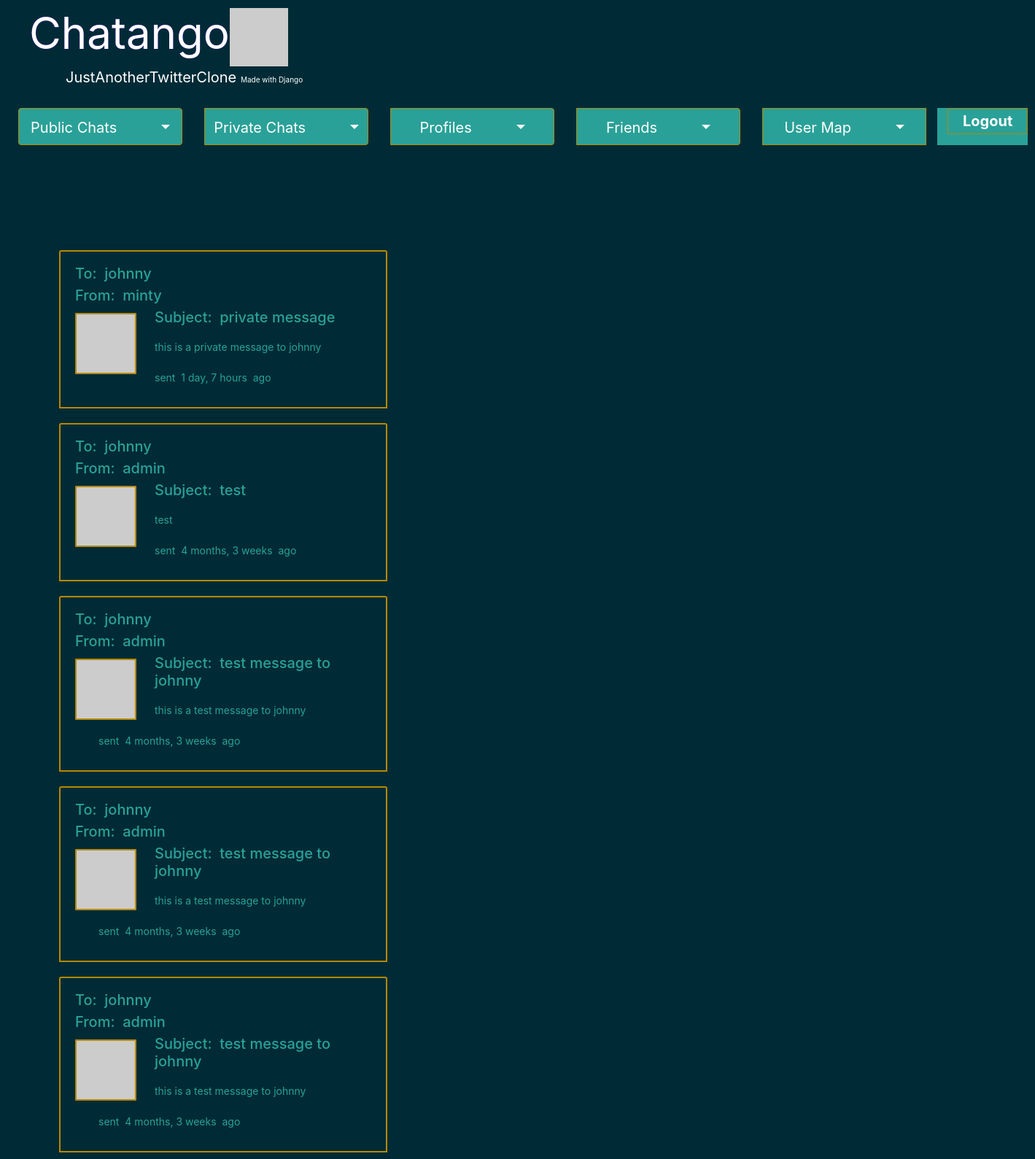
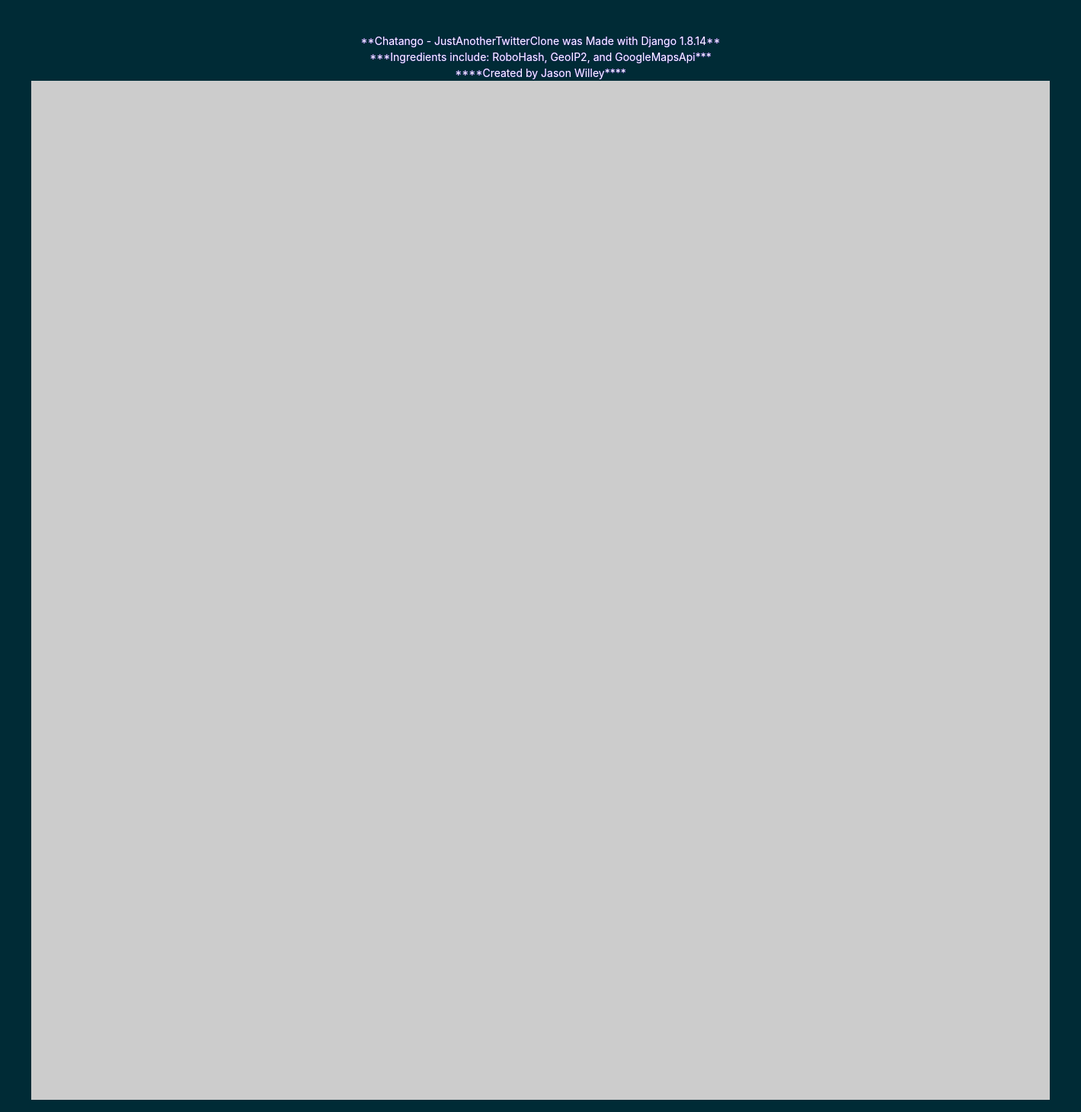
The page /check (signed in) on the database its author committed (2 pictures, top to bottom).
### chats/models.py (models this page shows)
class PrivateSpam(models.Model):
     user = models.ForeignKey(User, related_name="sender", on_delete=models.CASCADE)
     username = models.ForeignKey(User, null=True, related_name="reciever", on_delete=models.CASCADE)
     subject = models.CharField(max_length=50)
     content = content = models.CharField(max_length=140)
     timestamp = models.DateTimeField(auto_now_add=True)
     class Meta:
        ordering = ['-timestamp']

### chats/views.py (the view)
# urls.py: url(r'^check$', 'chats.views.check_private'),
@login_required
def check_private(request):
    user=request.user
    messages = user.reciever.all()
    return render(request,"check.html",{'messages':messages})

### chats/templates/check.html
{% extends "base.html" %}
{% block content %}
<div class="panel left">
  {% for message in messages %}
  <div class="textWrapper">
     <div class="card flex-row flex-wrap">
        <div class="card-header">
          <h5>To: &nbsp{{ message.username }}</h5>
          <h5>From: &nbsp{{ message.user }}</h5>
          <img class="avatar" src='http://www.robohash.org/{{ message.username }}?size=65x65'>
           <h5>Subject: &nbsp{{ message.subject }}</h5>
           <div class="card-block px-2">
              <p class="card-text">{{ message.content }}<br><br>
                 sent &nbsp{{ message.timestamp|timesince }}&nbsp ago
              </p>
           </div>
        </div>
     </div>
  </div>
  {% endfor %}
  </div>
  {% endblock %}

### chats/templates/base.html (style rules this page uses)
body { background-color: #002B36; padding: 0; border-color: #B58900; color: #002B36; }
#content div.wrapper img { border-radius: 1px; float: left; }
#content div.wrapper div.panel { background-color: #002B36; margin: 0; margin-bottom: 29px; margin-left: 25px; font-size: 14px; }
#content div.wrapper div.panel.left { margin-left: 50px; max-width: 400px; }
#content div.wrapper div.card { background-color: #002B36; color: #2AA198; margin-left: 50px; margin-bottom: 20px; margin-right: 25px; min-height: 125px; width: 450px; }
#content div.wrapper div.panel.left div.card { background-color: #002B36; color: #2AA198; margin-right: 25px; min-height: 160px; width: 450px; }
#content div.wrapper div.card-header { max-width: 550px; background-color: #002B36; border: 2px solid #B58900; min-width: 450px; }
#content div.wrapper div.card-header img.avatar { background-color: #2AA198; margin-right: 25px; border: 2px solid #B58900; }
#content div.wrapper div.panel * { margin: 6px 0; }
#content div.wrapper div.panel p { padding: 0 24px; margin: 18px 0; }

### rows shown on the page
PrivateSpam: username "johnny", user "minty", subject "private message", content "this is a private message to johnny", timestamp "1 day, 7 hours"
PrivateSpam: username "johnny", user "admin", subject "test", content "test", timestamp "4 months, 3 weeks"
PrivateSpam: username "johnny", user "admin", subject "test message to johnny", content "this is a test message to johnny", timestamp "4 months, 3 weeks"
PrivateSpam: username "johnny", user "admin", subject "test message to johnny", content "this is a test message to johnny", timestamp "4 months, 3 weeks"
PrivateSpam: username "johnny", user "admin", subject "test message to johnny", content "this is a test message to johnny", timestamp "4 months, 3 weeks"
